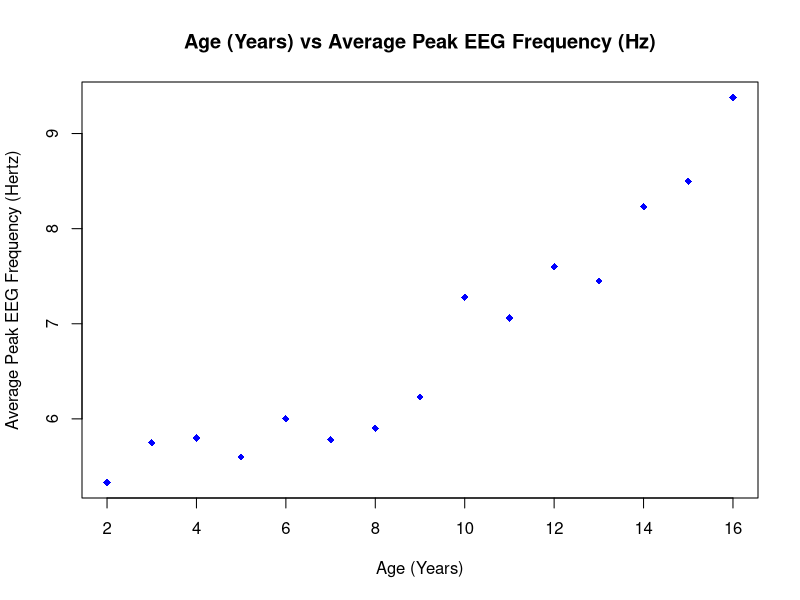

Recreate this plot in R.
library(broom)

# Extract data set from csv file
data_set <- read.csv("question2-data.csv")
data_set

# Assign x and y vectors to respective columns
x <- data_set$Age.X..Years.
y <- data_set$Average.peak.EEG.Frequency.Y..Hertz.

# Fir a simple linear regression model
simple_reg <- lm(y ~ x)

# Model parameters
tidy(simple_reg)

# Overall model summary statistics
glance(simple_reg)

# Predictions and residuals
augment(simple_reg)

# a) Construct a scatter plot for the data.
plot(
  x,
  y,
  main="Age (Years) vs Average Peak EEG Frequency (Hz)",
  xlab="Age (Years)",
  ylab="Average Peak EEG Frequency (Hertz)",
  pch=18,
  col="blue"
  )

# b) Find the least squares prediction equation using the calculation formulas.
x_bar <- mean(x)
y_bar <- mean(y)
sum_x_squared <- sum(x^2)
sum_y_squared <- sum(y^2)
sum_xy <- sum(x * y)
n <- length(x)

SSxy <- sum_xy - n * x_bar * y_bar
SSxx <- sum_x_squared - n * x_bar^2
SSyy <- sum_y_squared - n * y_bar^2

beta_hat_1 <- SSxy / SSxx
beta_hat_0 <- y_bar - beta_hat_1 * x_bar
sprintf("B0 = %0.4f", beta_hat_0)
sprintf("B1 = %0.4f", beta_hat_1)

least_squares_model <- function(x_val, B0=beta_hat_0, B1=beta_hat_1) {
  return (B0 + B1 * x_val)
}

# c) Calculate SSE, S^2 and S for the least squares line. Interpret the value of S.
y_hat <- least_squares_model(x)
SSE <- SSyy - beta_hat_1 * SSxy
SSE
s_squared <- SSE / (n - 2)
s <- sqrt(s_squared)
sprintf(
  paste0(
  "Assuming that the regression residuals are approximately normally distributed, ",
  "approximately 95 percent of the observed average peak EEG frequencies are expected to ",
  "lie within approximately %0.3f (Hz) of their corresponding values ",
  "predicted by the least-squares regression line."),
  s * 2
  )
